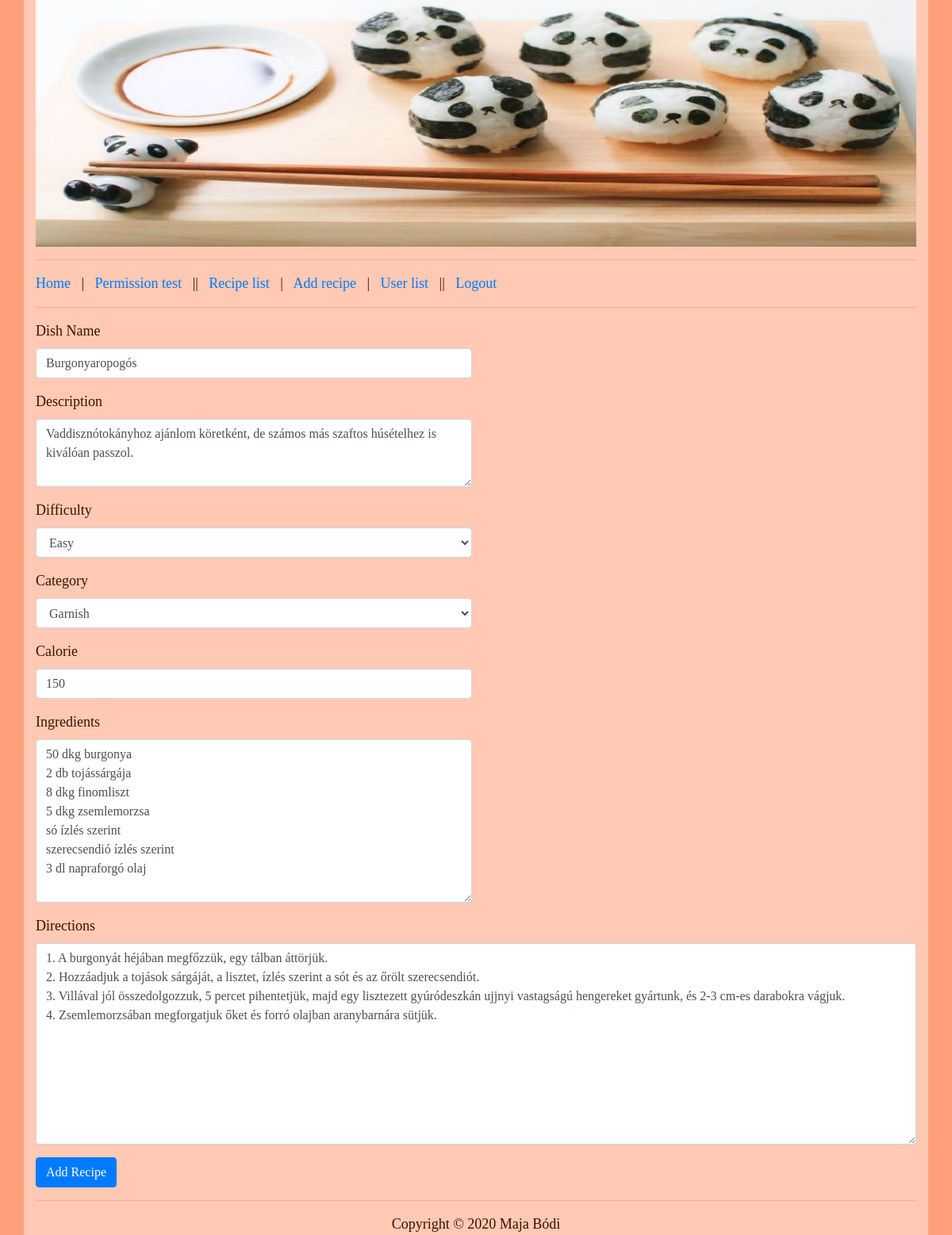
Page /index.php?P=edit_recipe&e=38 (signed in) on the committed database.
### tables this page shows
CREATE TABLE IF NOT EXISTS `recipes` (
  `id` int(11) NOT NULL AUTO_INCREMENT,
  `dish_name` varchar(64) NOT NULL,
  `difficulty` int(11) NOT NULL,
  `category` varchar(40) NOT NULL,
  `calorie` int(11) NOT NULL,
  `ingredients` mediumtext NOT NULL,
  `directions` mediumtext NOT NULL,
  `description` varchar(500) NOT NULL,
  PRIMARY KEY (`id`)
);

### protected/database.php (called while the page is built, shortened)
<?php
function getConnection() {
	$connection = new PDO(DB_TYPE.':host='.DB_HOST.';dbname='.DB_NAME.';',DB_USER, DB_PASS);
	$connection->exec("SET NAMES '".DB_CHARSET."'");
	return $connection;
}
function getList($queryString, $queryParams = []) {
	$connection = getConnection();
	$statement = $connection->prepare($queryString);
	$success = $statement->execute($queryParams);
	$result = $success ? $statement->fetchAll(PDO::FETCH_ASSOC) : [];
	return $result;
}
?>

### protected/recipes/edit.php (the view, shortened to what this page needs)
<?php if(!isset($_SESSION['permission']) || $_SESSION['permission'] <= 1) : ?>
	<h1>Page access is forbidden!</h1>
<?php else : ?>
	<?php
		$query2 = "SELECT id, dish_name, difficulty, category, calorie, ingredients, directions, description FROM recipes WHERE id = :id ";
		$params2 = [':id' => $_GET['e']];
		$recipes = getList($query2, $params2);
	?>
	<?php foreach ($recipes as $r) : ?>
		<form method="post">
			<div class="form-row">
				<div class="form-group col-md-6">
					<label for="recipeDishName">Dish Name</label>
					<input type="text" class="form-control" id="recipeDishName" name="dish_name" value = "<?=$r['dish_name']?>">
				</div>
			</div>
			<div class="form-row">
				<div class="form-group col-md-6">
					<label for="recipeDescription">Description</label>
					<textarea type="text" placeholder="Please say something about it!" class="form-control" id="recipeDescription" name="description" rows="3"><?=$r['description']?></textarea>
				</div>
			</div>
			<div class="form-row">
				<div class="form-group col-md-6">
			    	<label for="recipeDifficulty">Difficulty</label>
			    	<?php
						$select = array("There is nothing here", "Very Easy", "Easy", "Medium", "Hard", "Very Hard");
						$fromwhere = $r['difficulty']
					?>
			    	<select class="form-control" id="recipeDifficulty" name="difficulty">
			      		<option value="<?=$select[$fromwhere]?>" selected><?=$select[$fromwhere]?></option>
			    	</select>
			  	</div>
			</div>
			<div class="form-row">
				<div class="form-group col-md-6">
					<label for="recipeCategory">Category</label>
					<?php
						$fromwhere = 0;
						$select = array("There is nothing here", "Breakfast", "Soup", "Main Course", "Dessert", "Salad", "Drinks", "Dinner", "Garnish");
					?>
					<?php switch($r['category']){
							case "Garnish": $fromwhere = 8; break;
					} ?>
					<select class="form-control" id="recipeCategory" name="category">
			      		<option value="<?=$select[$fromwhere]?>" selected><?=$select[$fromwhere]?></option>
			    	</select>
				</div>
			</div>
			<div class="form-row">
				<div class="form-group col-md-6">
					<label for="recipeCalorie">Calorie</label>
					<input type="text" class="form-control" id="recipeCalorie" name="calorie"  value = "<?=$r['calorie']?>">
				</div>
			</div>
			<div class="form-row">
				<div class="form-group col-md-6">
					<label for="recipeIngredients">Ingredients</label>
					<textarea type="text" placeholder="Please write the ingredients here! Please split the lines with ENTER!" class="form-control" id="recipeIngredients" name="ingredients" rows="8"><?=$r['ingredients']?></textarea>
				</div>
			</div>
			<div class="form-row">
				<div class="form-group col-md-12">
					<label for="recipeDirections">Directions</label>
					<textarea type="text" placeholder="Please write the instuctions here! Please split the lines with ENTER!" class="form-control" id="recipeDirections" name="directions" rows="10"><?=$r['directions']?></textarea>
				</div>
			</div>
			<button type="submit" class="btn btn-primary" name="addRecipe">Add Recipe</button>
		</form>
	<?php endforeach; ?>
<?php endif; ?>

### public/style.css (style rules this page uses)
body { background-color: #FFA07A; font-family: "Times New Roman"; font-size: 18px; color: #391300; }

### rows in the picture
recipes: dish_name "Burgonyaropogós", description "Vaddisznótokányhoz ajánlom köretként, de számos más szaftos húsételhez is kiválóan passzol.", difficulty "Easy", category "Garnish", calorie "150", ingredients "50 dkg burgonya 2 db tojássárgája 8 dkg finomliszt 5 dkg zsemlemorzsa só ízlés szerint szerecsendió ízlés szerint 3 dl napraforgó olaj", directions "1. A burgonyát héjában megfőzzük, egy tálban áttörjük. 2. Hozzáadjuk a tojások sárgáját, a lisztet, ízlés szerint a sót és az őrölt szerecsendiót. 3. Villával jól összedolgozzuk, 5 percet pihentetjük, majd egy lisztezett gyúródeszkán ujjnyi vastagságú hengereket gyártunk, és 2-3 cm-es darabokra vágjuk. 4. Zsemlemorzsában megforgatjuk őket és forró olajban aranybarnára sütjük."
